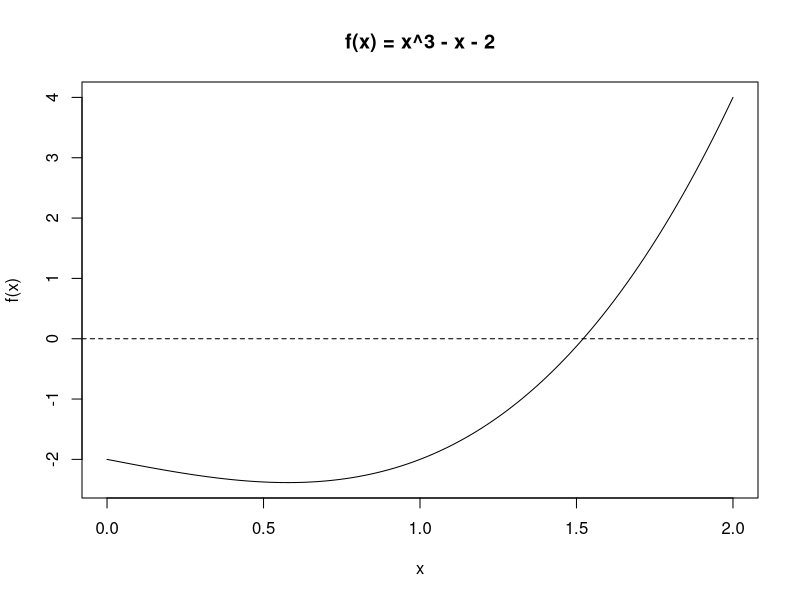

This figure's R source:
f <- function(x) {
  x^3 - x - 2
}

f(1)
f(2)

curve(
  f(x), from = 0, to = 2,
  xlab = "x", ylab = "f(x)",
  main = "f(x) = x^3 - x - 2"
)

abline(h = 0, lty = 2)
